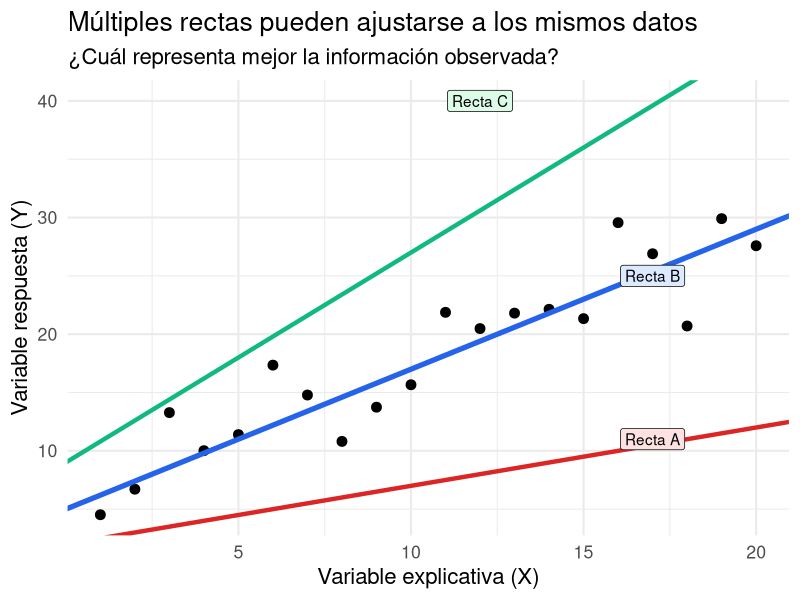

Write the R code that produced this figure.
## ---- chunk 1
library(ggplot2)

set.seed(123)

x <- seq(1,20)

y <- 5 + 1.2*x + rnorm(20,0,3)

datos <- data.frame(x,y)

ggplot(datos,aes(x,y)) +

  geom_point(
    size=3,
    color="black"
  ) +

  geom_abline(
    intercept=2,
    slope=0.5,
    color="#dc2626",
    linewidth=1.5
  ) +

  geom_abline(
    intercept=5,
    slope=1.2,
    color="#2563eb",
    linewidth=1.8
  ) +

  geom_abline(
    intercept=9,
    slope=1.8,
    color="#10b981",
    linewidth=1.5
  ) +

  annotate(
    "label",
    x=17,
    y=11,
    label="Recta A",
    fill="#fee2e2"
  ) +

  annotate(
    "label",
    x=17,
    y=25,
    label="Recta B",
    fill="#dbeafe"
  ) +

  annotate(
    "label",
    x=12,
    y=40,
    label="Recta C",
    fill="#dcfce7"
  ) +

  labs(
    title="Múltiples rectas pueden ajustarse a los mismos datos",
    subtitle="¿Cuál representa mejor la información observada?",
    x="Variable explicativa (X)",
    y="Variable respuesta (Y)"
  ) +

  theme_minimal(base_size=16)
